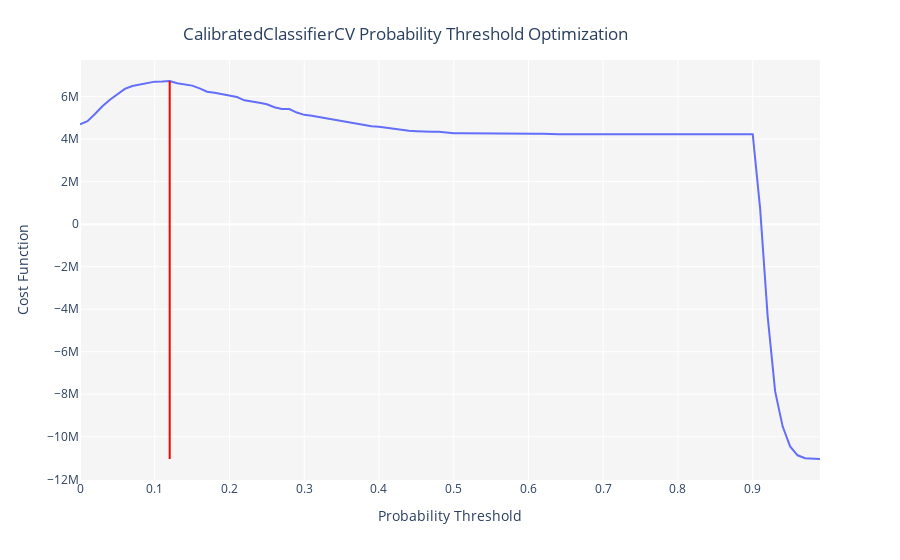

Notebook cell for this chart:
### Code cell
#optimize threshold for trained model
optimize_threshold(calibrated_et, true_negative = 10, false_negative = -5000, true_positive = 1000, false_positive = -500 )
